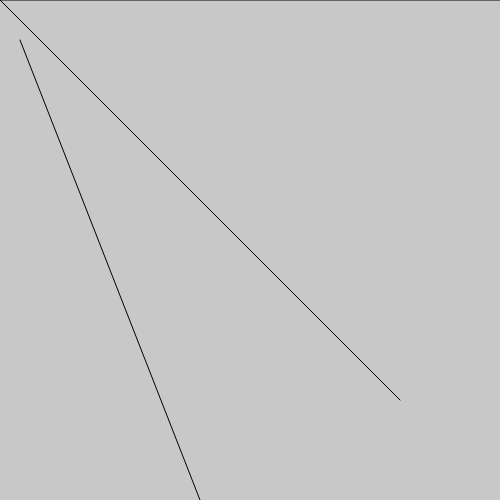
Frame 1 (no input)
Frame 60 (no input): identical to frame 1, image omitted
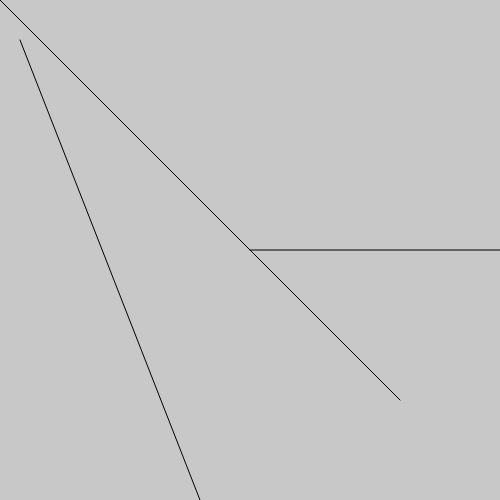
Frame 120 (the mouse pressed at the canvas centre since frame 60)

The p5.js sketch that drew these frames (run headless with seeded random() and noise() and a simulated clock; from frame 60 on, the mouse is pressed at the canvas centre):

// p5.js sketch
// ── sketch.js
let p0
let p1
let p2
let p3
let p4

function setup() {

    createCanvas(500, 500)

    p0 = createVector()
    p1 = createVector(0, 0)
    p2 = createVector(400, 400)
    p3 = createVector(20, 40)
    p4 = createVector(200, 500)

    stroke(0)
    if (areSegmentsIntersected(p1, p2, p3, p4)) console.log("Segments are colliding")

}

function draw() {

    background(200)

    //First segment
    line(p1.x, p1.y, p2.x, p2.y)

    //Second segment
    line(p3.x, p3.y, p4.x, p4.y)

    //Mouse ray tracing
    line(mouseX, mouseY, width, mouseY)

    push()
    strokeWeight(5)

    let numIntersections = 0
    
    if (areSegmentsIntersected(createVector(mouseX, mouseY), createVector(width, mouseY), p1, p2)) {
        numIntersections++
        point(p0.x, p0.y)
    }

    if (areSegmentsIntersected(createVector(mouseX, mouseY), createVector(width, mouseY), p3, p4)) {
        numIntersections++
        point(p0.x, p0.y)
    }

    // if (numIntersections % 2 != 0) console.log("Mouse is Inside polygon")
    // else console.log("Mouse is outside polygon")

    pop()

}

//Solution sugested in StackOverflow
//https://stackoverflow.com/questions/16314069/calculation-of-intersections-between-line-segments

function areSegmentsIntersected(point1, point2, point3, point4) {

    let a1 = (point2.y-point1.y)/(point2.x-point1.x)
    let b1 = point1.y - a1*point1.x
    let a2 = (point4.y-point3.y)/(point4.x-point3.x)
    let b2 = point3.y - a2*point3.x

    //Consider parallel overlapping as not an intersection
    //If it has to be check if intercept (b) are equal and
    //if they are, check if 1D segments (x1, x2) and (x3, x4) 
    //overlap. If they overlap the segments intersect
    if (a1 == a2) return false 

    //Solve for  -> (y = a1*x + b1) and (y = a2*x + b2)
    p0.x = -(b1-b2)/(a1-a2)
    p0.y = p0.x*a1 + b1

    //Check if x0 is in bot segments
    if (Math.min(point1.x, point2.x) < p0.x && p0.x < Math.max(point1.x, point2.x) && 
        Math.min(point3.x, point4.x) < p0.x && p0.x < Math.max(point3.x, point4.x)) return true
    else return false

}

function mouseClicked() {



}
// ── polygons.js
function Polygon() {

    this.corners = []
    this.segments = []

    this.finished = false
    this.movable = false;

    this.rCol = random(0, 255)
    this.gCol = random(0, 255)
    this.bCol = random(0, 255)

    this.addCorner = function(p) {

        this.corners.push(p)

    }

    this.calculateSegments = function() {

        this.segments = []

        for (let i = 0; i < this.corners.length; i++) {

            var lastCorner
            var firstCorner

            if (i == this.corners.length - 1) { //Segment between last and first corner

                lastCorner = this.corners[i] 
                firstCorner = this.corners[0]

            } else { //Segment between other corners

                lastCorner = this.corners[i] 
                firstCorner = this.corners[i+1]

            }

            let a = null
            let b = null

            // let a = 200 //Vertical segments have infinite slope, 1000 its enough for this usage
            if (abs((lastCorner.x) - (firstCorner.x)) > 3) { 

                a = (lastCorner.y - firstCorner.y) / (lastCorner.x - firstCorner.x)
                b = firstCorner.y - a * firstCorner.x

            }

            this.segments.push(new Segment(a, b, lastCorner, firstCorner))


        }

    }

    this.segmentIntersections = function(segmentIn) {

        let intersections = []

        for (let segment of this.segments) {

            if (segment.a == null) { //segment is vertical

                if (Math.min(segmentIn.p1.x, segmentIn.p2.x) <= segment.p1.x && segment.p1.x <= Math.max(segmentIn.p1.x, segmentIn.p2.x) &&
                    Math.min(segment.p1.y, segment.p2.y) <= segmentIn.p1.y && segmentIn.p1.y <= Math.max(segment.p1.y, segment.p2.y)) {
                    intersections.push(createVector(segment.p1.x, segment.p1.x*segmentIn.a + segmentIn.b))
                }
                continue
            }

            if (segmentIn.a == null) { //segment is vertical

                if (Math.min(segment.p1.x, segment.p2.x) <= segmentIn.p1.x && segmentIn.p1.x <= Math.max(segment.p1.x, segment.p2.x)) {
                    intersections.push(createVector(segment.p1.x, segment.p1.x*segment.a + segment.b))
                }
                continue
            }

            if (segment.a == segmentIn.a) return false 

            //Solve for  -> (y = a1*x + b1) and (y = a2*x + b2)
            let x = -(segmentIn.b-segment.b)/(segmentIn.a-segment.a)
            // let y = p0.x*a1 + b1

            //Check if x0 is in bot segments
            if (Math.min(segmentIn.p1.x, segmentIn.p2.x) <= x && x <= Math.max(segmentIn.p1.x, segmentIn.p2.x) && 
                Math.min(segment.p1.x, segment.p2.x) <= x && x < Math.max(segment.p1.x, segment.p2.x)) {

                intersections.push(createVector(x, x*segment.a + segment.b))

            }

        }

        return intersections
    }

    this.isPointInPolygon = function(p) {

        let mouseRaySegmentX = new Segment(0, p.y, p, createVector(width, p.y))

        //In one special case this calculation may be wrong, check http://alienryderflex.com/polygon/
        let XRayIntersections = this.segmentIntersections(mouseRaySegmentX) 

        if (!(XRayIntersections instanceof Array)) return false //In some cases segmentIntersections return null

        push()
        for (let intersection of XRayIntersections) {
            stroke(255)
            strokeWeight(15)
            point(intersection.x, intersection.y)
            stroke(0)
            strokeWeight(10)
            point(intersection.x, intersection.y)
        }
        pop()

        if (XRayIntersections.length % 2 == 0) return false
        else return true

    }

    // There may be an special case when only ray tracing
    // with a ray trace the point may be outside and the math says otherwise 
    // Solution sugested in alienryderflex:
    // http://alienryderflex.com/polygon/ 

    this.isSegmentIntersecting = function(segmentIn) {

    }

}

Polygon.arePolygonsIntersecting = function(poly1, poly2) {



}

function Segment(a, b, p1, p2) {

    this.a = a
    this.b = b
    this.p1 = p1
    this.p2 = p2

    this.render = function() {

        line(p1.x, p1.y, p2.x, p2.y)

    }

}

function drawPoligons() {


    push()

    for (let polygon of polygons) {

        if (polygon.finished) {

            //DRAW POLYGON
            beginShape()

            fill(polygon.rCol, polygon.gCol, polygon.bCol)

            for (let vector of polygon.corners) {
                vertex(vector.x, vector.y)
            }

            endShape(CLOSE)

            //CHECK FOR INTERSECTIONS
            console.log(polygon.isPointInPolygon(createVector(mouseX, mouseY)))

            //MOVE POLYGON
            if (polygon.movable) {

                let XSpeed = mouseX - pmouseX
                let YSpeed = mouseY - pmouseY

                for(let corner of polygon.corners) {
                    // console.log(corner.x)
                    corner.x += XSpeed
                    corner.y += YSpeed
                }    
                
            }

        }

        else {

            strokeWeight(2)

            let cornersNum = polygon.corners.length

            if (cornersNum > 0) {

                //Draw the last line linking the last point with the mouse
                line(mouseX, mouseY, polygon.corners[cornersNum-1].x, polygon.corners[cornersNum-1].y)

                //Draw a line between a corner and the previous one
                for (let i = 1; i < cornersNum; i++) { 
                    line (polygon.corners[i].x, polygon.corners[i].y, polygon.corners[i-1].x, polygon.corners[i-1].y) 
                }
            }

        }

        
    }

    pop()

}
